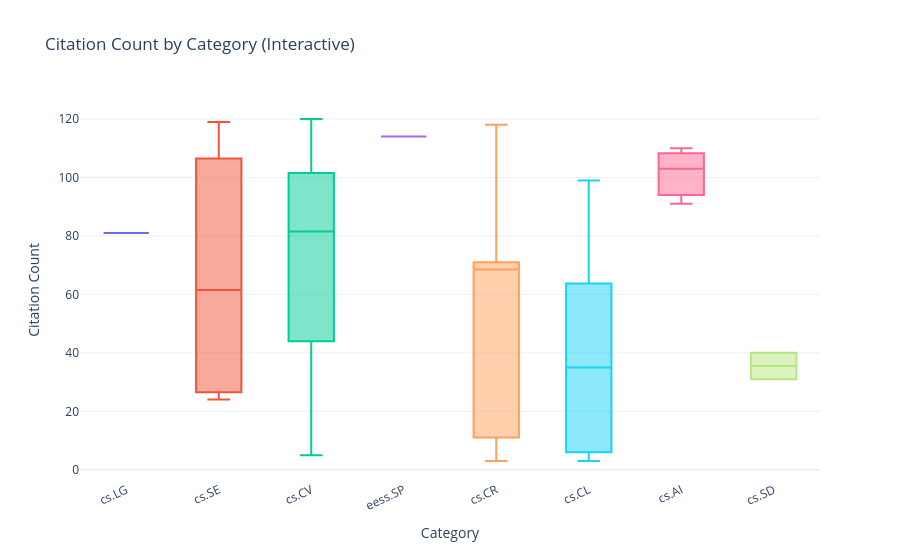

The notebook cell saved with this chart:
### Markdown cell above
**Chart choice:** An interactive line chart is ideal for time series — users can zoom into
specific year ranges and hover to get exact values without the visual clutter of annotating
every data point.

### Code cell
from src.visualization.interactive_charts import interactive_citation_box
fig = interactive_citation_box(df, INTERACTIVE_OUT)
fig.show()

### Figure 1 — Plotly figure (JSON) as saved in the notebook; plotly's stock layout.template omitted (floating-point values rounded to 4 significant figures)
{"data": [{"alignmentgroup": "True", "customdata": [["Styleshield: Exposing The Fragility Of Aigc Detectors Through Continuous Controllable Style Transfer", 2026]], "hovertemplate": "Category=%{x}<br>Citation Count=%{y}<br>title=%{customdata[0]}<br>published_year=%{customdata[1]}<extra></extra>", "legendgroup": "cs.LG", "marker": {"color": "#636efa"}, "name": "cs.LG", "notched": false, "offsetgroup": "cs.LG", "orientation": "v", "showlegend": true, "type": "box", "x": ["cs.LG"], "x0": " ", "xaxis": "x", "y": [81], "y0": " ", "yaxis": "y"}, {"alignmentgroup": "True", "customdata": [["Ucsc-Nlp At Semeval-2026 Task 13: Multi-View Generalization And Diagnostic Analysis Of Machine-Generated Code Detection", 2026], ["Ethics Testing: Proactive Identification Of Generative Ai System Harms", 2026], ["Semlink: A Semantic-Aware Automated Test Oracle For Hyperlink Verification Using Siamese Sentence-Bert", 2026], ["Swe-Prbench: Benchmarking Ai Code Review Quality Against Pull Request Feedback", 2026]], "hovertemplate": "Category=%{x}<br>Citation Count=%{y}<br>title=%{customdata[0]}<br>published_year=%{customdata[1]}<extra></extra>", "legendgroup": "cs.SE", "marker": {"color": "#EF553B"}, "name": "cs.SE", "notched": false, "offsetgroup": "cs.SE", "orientation": "v", "showlegend": true, "type": "box", "x": ["cs.SE", "cs.SE", "cs.SE", "cs.SE"], "x0": " ", "xaxis": "x", "y": [94, 29, 24, 119], "y0": " ", "yaxis": "y"}, {"alignmentgroup": "True", "customdata": [["Gpt-Image-2 In The Wild: A Twitter Dataset Of Self-Reported Ai-Generated Images From The First Week Of Deployment", 2026], ["Dymapia: A Multi-Domain Framework For Detecting Ai-Based Video Manipulation", 2026], ["Latent Space Probing For Adult Content Detection In Video Generative Models", 2026], ["Quality-Aware Calibration For Ai-Generated Image Detection In The Wild", 2026], ["Combating Pattern And Content Bias: Adversarial Feature Learning For Generalized Ai-Generated Image Detection", 2026], ["From Redaction To Restoration: Deep Learning For Medical Image Anonymization And Reconstruction", 2026], ["Unimark: Unified Adaptive Multi-Bit Watermarking For Autoregressive Image Generators", 2026], ["Toward Accountable Ai-Generated Content On Social Platforms: Steganographic Attribution And Multimodal Harm Detection", 2026], ["Making Mllms Blind: Adversarial Smuggling Attacks In Mllm Content Moderation", 2026], ["Filegram: Grounding Agent Personalization In File-System Behavioral Traces", 2026], ["Preserving Forgery Artifacts: Ai-Generated Video Detection At Native Scale", 2026], ["Beyond Semantics: Uncovering The Physics Of Fakes Via Universal Physical Descriptors For Cross-Modal Synthetic Detection", 2026], ["Generalizable Detection Of Ai Generated Images With Large Models And Fuzzy Decision Tree", 2026], ["Diversity Matters: Dataset Diversification And Dual-Branch Network For Generalized Ai-Generated Image Detection", 2026], ["Gaussian Shannon: High-Precision Diffusion Model Watermarking Based On Communication", 2026], ["Agentfox: Llm Agent-Guided Fusion With Explainability For Ai-Generated Image Detection", 2026], ["Efficient Zero-Shot Ai-Generated Image Detection", 2026], ["Genvideolens: Where Lvlms Fall Short In Ai-Generated Video Detection?", 2026], ["Layer Consistency Matters: Elegant Latent Transition Discrepancy For Generalizable Synthetic Image Detection", 2026], ["Vivecaption: A Split Approach To Caption Quality Improvement", 2026]], "hovertemplate": "Category=%{x}<br>Citation Count=%{y}<br>title=%{customdata[0]}<br>published_year=%{customdata[1]}<extra></extra>", "legendgroup": "cs.CV", "marker": {"color": "#00cc96"}, "name": "cs.CV", "notched": false, "offsetgroup": "cs.CV", "orientation": "v", "showlegend": true, "type": "box", "x": ["cs.CV", "cs.CV", "cs.CV", "cs.CV", "cs.CV", "cs.CV", "cs.CV", "cs.CV", "cs.CV", "cs.CV", "cs.CV", "cs.CV", "cs.CV", "cs.CV", "cs.CV", "cs.CV", "cs.CV", "cs.CV", "cs.CV", "cs.CV"], "x0": " ", "xaxis": "x", "y": [28, 13, 75, 97, 97, 77, 5, 118, 80, 98, 10, 110, 106, 47, 85, 48, 41, 105, 120, 83], "y0": " ", "yaxis": "y"}, {"alignmentgroup": "True", "customdata": [["Single-Cycle Multidirectional Eog Classification Faster Than Human Reaction Time For Wearable Human-Computer Interactions", 2026]], "hovertemplate": "Category=%{x}<br>Citation Count=%{y}<br>title=%{customdata[0]}<br>published_year=%{customdata[1]}<extra></extra>", "legendgroup": "eess.SP", "marker": {"color": "#ab63fa"}, "name": "eess.SP", "notched": false, "offsetgroup": "eess.SP", "orientation": "v", "showlegend": true, "type": "box", "x": ["eess.SP"], "x0": " ", "xaxis": "x", "y": [114], "y0": " ", "yaxis": "y"}, {"alignmentgroup": "True", "customdata": [["Deepsignature: Digitally Signed, Content-Encoding Watermarks For Robust And Transparent Image Authentication", 2026], ["Dual-Guard: Dual-Channel Latent Watermarking For Provenance And Tamper Localization In Diffusion Images", 2026], ["Timemark: A Trustworthy Time Watermarking Framework For Exact Generation-Time Recovery From Aigc", 2026], ["Seed: A Large-Scale Benchmark For Provenance Tracing In Sequential Deepfake Facial Edits", 2026], ["Bioshield: A Context-Aware Firewall For Securing Bio-Llms", 2026], ["Securebreak -- A Dataset Towards Safe And Secure Models", 2026]], "hovertemplate": "Category=%{x}<br>Citation Count=%{y}<br>title=%{customdata[0]}<br>published_year=%{customdata[1]}<extra></extra>", "legendgroup": "cs.CR", "marker": {"color": "#FFA15A"}, "name": "cs.CR", "notched": false, "offsetgroup": "cs.CR", "orientation": "v", "showlegend": true, "type": "box", "x": ["cs.CR", "cs.CR", "cs.CR", "cs.CR", "cs.CR", "cs.CR"], "x0": " ", "xaxis": "x", "y": [3, 69, 11, 68, 118, 71], "y0": " ", "yaxis": "y"}, {"alignmentgroup": "True", "customdata": [["Explainable Disentangled Representation Learning For Generalizable Authorship Attribution In The Era Of Generative Ai", 2026], ["Breaking The Generator Barrier: Disentangled Representation For Generalizable Ai-Text Detection", 2026], ["C-Red: A Comprehensive Chinese Benchmark For Ai-Generated Text Detection Derived From Real-World Prompts", 2026], ["Many Ways To Be Fake: Benchmarking Fake News Detection Under Strategy-Driven Ai Generation", 2026], ["Dia-Harm: Dialectal Disparities In Harmful Content Detection Across 50 English Dialects", 2026], ["Saying More Than They Know: A Framework For Quantifying Epistemic-Rhetorical Miscalibration In Large Language Models", 2026], ["Tab-Audit: Detecting Ai-Fabricated Scientific Tables Via Multi-View Likelihood Mismatch", 2026]], "hovertemplate": "Category=%{x}<br>Citation Count=%{y}<br>title=%{customdata[0]}<br>published_year=%{customdata[1]}<extra></extra>", "legendgroup": "cs.CL", "marker": {"color": "#19d3f3"}, "name": "cs.CL", "notched": false, "offsetgroup": "cs.CL", "orientation": "v", "showlegend": true, "type": "box", "x": ["cs.CL", "cs.CL", "cs.CL", "cs.CL", "cs.CL", "cs.CL", "cs.CL"], "x0": " ", "xaxis": "x", "y": [3, 35, 45, 70, 5, 9, 99], "y0": " ", "yaxis": "y"}, {"alignmentgroup": "True", "customdata": [["Reasoning-Aware Aigc Detection Via Alignment And Reinforcement", 2026], ["Alignment Imprint: Zero-Shot Ai-Generated Text Detection Via Provable Preference Discrepancy", 2026], ["Steering The Verifiability Of Multimodal Ai Hallucinations", 2026]], "hovertemplate": "Category=%{x}<br>Citation Count=%{y}<br>title=%{customdata[0]}<br>published_year=%{customdata[1]}<extra></extra>", "legendgroup": "cs.AI", "marker": {"color": "#FF6692"}, "name": "cs.AI", "notched": false, "offsetgroup": "cs.AI", "orientation": "v", "showlegend": true, "type": "box", "x": ["cs.AI", "cs.AI", "cs.AI"], "x0": " ", "xaxis": "x", "y": [91, 103, 110], "y0": " ", "yaxis": "y"}, {"alignmentgroup": "True", "customdata": [["Echoes: A Semantically-Aligned Music Deepfake Detection Dataset", 2026], ["Phonemedf: A Synthetic Speech Dataset For Audio Deepfake Detection And Naturalness Evaluation", 2026]], "hovertemplate": "Category=%{x}<br>Citation Count=%{y}<br>title=%{customdata[0]}<br>published_year=%{customdata[1]}<extra></extra>", "legendgroup": "cs.SD", "marker": {"color": "#B6E880"}, "name": "cs.SD", "notched": false, "offsetgroup": "cs.SD", "orientation": "v", "showlegend": true, "type": "box", "x": ["cs.SD", "cs.SD"], "x0": " ", "xaxis": "x", "y": [31, 40], "y0": " ", "yaxis": "y"}], "layout": {"boxmode": "overlay", "legend": {"title": {"text": "Category"}, "tracegroupgap": 0}, "showlegend": false, "title": {"text": "Citation Count by Category (Interactive)"}, "xaxis": {"anchor": "y", "categoryarray": ["cs.LG", "cs.SE", "cs.CV", "eess.SP", "cs.CR", "cs.CL", "cs.AI", "cs.SD"], "categoryorder": "array", "domain": [0, 1], "tickangle": -25, "title": {"text": "Category"}}, "yaxis": {"anchor": "x", "domain": [0, 1], "title": {"text": "Citation Count"}}}}
